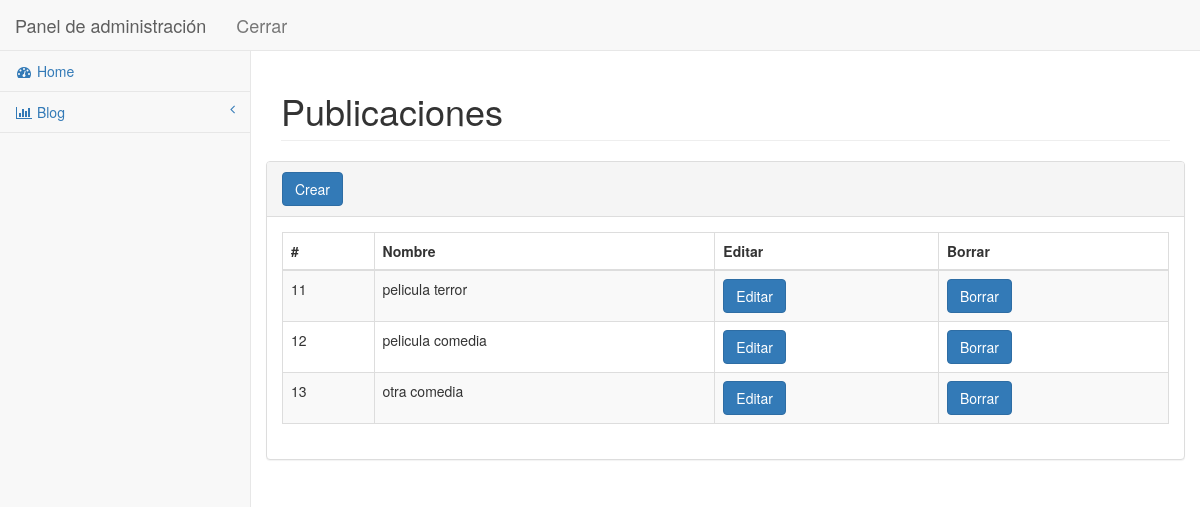
The page /admin/post.php (signed in) on the database its author committed.
### tables this page shows
CREATE TABLE IF NOT EXISTS `post` (
  `id_post` int(11) NOT NULL AUTO_INCREMENT,
  `id_category` int(11) NOT NULL,
  `title_post` varchar(35) NOT NULL,
  `body_post` text NOT NULL,
  `tag_post` varchar(60) DEFAULT NULL,
  `image_post` varchar(255) NOT NULL,
  `date_post` timestamp NOT NULL DEFAULT CURRENT_TIMESTAMP ON UPDATE CURRENT_TIMESTAMP,
  PRIMARY KEY (`id_post`)
);

### admin/include/config.php (called while the page is built, shortened)
<?php
	$base_url = "http://localhost/blog/admin/";
?>

### admin/post.php (the view, shortened to what this page needs)
<?php include "/include/config.php"; ?>
<?php if (!isset($_SESSION['user_name'])){?>
	<?php header("Location:index.php");?>
<?php  } else {?>
<!DOCTYPE html>
<html lang="en">
<head>
    <link href="bower_components/bootstrap/dist/css/bootstrap.min.css" rel="stylesheet">
    <link href="bower_components/metisMenu/dist/metisMenu.min.css" rel="stylesheet">
    <link href="dist/css/timeline.css" rel="stylesheet">
    <link href="dist/css/sb-admin-2.css" rel="stylesheet">
    <link href="bower_components/morrisjs/morris.css" rel="stylesheet">
    <link href="bower_components/fontawesome/css/font-awesome.min.css" rel="stylesheet" type="text/css">
</head>
<body>
    <div id="wrapper">
        <nav class="navbar navbar-default navbar-static-top" role="navigation" style="margin-bottom: 0">
		      <?php include "/include/header.php"; ?>
		      <?php include "/include/aside_left.php"; ?>
        </nav>
        <div id="page-wrapper">
            <div class="row">
                <div class="col-lg-12">
                    <h1 class="page-header">Publicaciones</h1>
                </div>
            </div>
            <div class="row"
                  <div class="col-lg-12">
                	<?php $sql="SELECT * FROM post"?>
                	<div class="panel panel-default">
                		<div class="panel-heading">
                           <a href= "<?php echo $base_url. "new_post.php" ?>" class="btn btn-primary"> Crear</a>
                        </div>
                        <?php if ($result =$mysqli -> query ($sql)){ ?>
                        	 <?php if ($result -> num_rows >0){?>
			                        <div class="panel-body">
			                        	<div class="dataTable_wrapper">
			                        		<table class="table table-striped table-bordered table-hover" id="dataTables-example">
			                        			<thead>
			                                        <tr>
			                                            <th>#</th>
			                                            <th>Nombre</th>
			                                            <th>Editar</th>
			                                            <th>Borrar</th>
			                                        </tr>
			                                    </thead>
			                                     <tbody>
			                                     	<?php while ($row = $result -> fetch_array ()){ ?>
			                                     	<tr class="odd gradeX">
			                                            <td><?php echo $row["id_post"]?></td>
			                                            <td><?php echo $row["title_post"]?></td>
			                                            <td class="center"><a href="<?php echo $base_url."edit_post.php?id_post=".$row["id_post"]?>" class="btn btn-primary">Editar</a></td>
			                                            <td class="center"><a href="<?php echo $base_url."delete_post.php?id_post=".$row["id_post"]?>" class="btn btn-primary">Borrar</a></td>
			                                        </tr>
			                                     	<?php } ?>
			                                     </tbody>
			                        		</table>
			                        	</div>
			                        </div>
			             	<?php }else{ ?>
	                          No hay categorías creadas.
	                        <?php } ?>
                        <?php }else{ ?>
                          Error en la consulta <?php echo $sql.$mysqli -> error(); ?>
                        <?php } ?>
                	</div>
                </div>
            </div>
        </div>
</body>
</html>
<?php } ?>

### rows shown on the page
post: id_post "11", title_post "pelicula terror"
post: id_post "12", title_post "pelicula comedia"
post: id_post "13", title_post "otra comedia"
